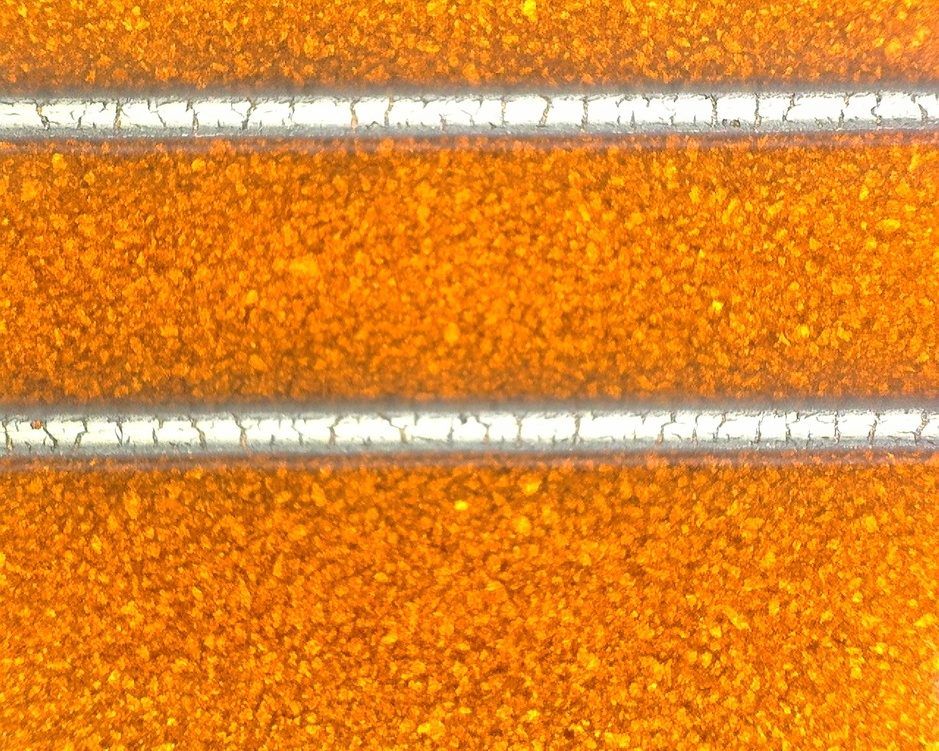
#> input picture examples/batch1.1.jpg, 939 x 751 px, shrunk from 1280 x 1024 before the run
$ python -i utils.py   (imports and definitions only)
#> lines starting #> are read from the running program, lines starting #| are printed output that depends on the picture
#> further down, picture is the input picture: PIL image 939x751 RGB; mean R, G, B 223.3, 134.2, 39.2
"""Utility functions for im2quant."""

import re
from pathlib import Path

import numpy as np
from PIL import Image
from scipy.signal import find_peaks


def crop_central_line(img: Image.Image, crop_half_frac: float = 0.20) -> Image.Image:
    """
    Auto-detect the central wire and crop around it.

    Strategy
    --------
    1. Compute row-wise mean brightness — wires appear as dark bands.
    2. Find all wire rows using peak detection on the *inverted* profile.
    3. Select the wire CLOSEST TO IMAGE CENTRE (not middle by index).
       ``wire_row = peaks[np.argmin(np.abs(peaks - h // 2))]``
       This is robust when the camera captures unequal substrate above/below.
    4. Crop ± crop_half_frac × H around the detected wire.

    Fallback
    --------
    If no peaks are found, falls back to a fixed 30/70 crop.
    """
#> called with crop_half_frac = 0.2
    img_np = np.array(img.convert("RGB"))
    h, w = img_np.shape[:2]
#> h = 751; w = 939

    row_profile = np.mean(img_np, axis=(1, 2))  # [H]
#> row_profile = 751 values, max 245.1 at index 112, min 112 at index 479, mean 132.2

    # Invert: wires are dark → peaks in inverted profile
    inv = row_profile.max() - row_profile
#> inv = 751 values, max 133.1 at index 479, min 0 at index 112, mean 112.9

    peaks, _ = find_peaks(
        inv,
        height=inv.max() * 0.30,       # at least 30 % of max dip
        distance=int(h * 0.08),        # wires at least 8 % of height apart
        prominence=8,                  # must stand out from background
    )
#> peaks = [72, 390, 479]

    if len(peaks) == 0:
        # Fallback: fixed crop (30 % top, 30 % bottom)
        y1 = int(h * 0.30)
        y2 = int(h * 0.70)
        return img.crop((0, y1, w, y2))

    # Pick the wire closest to the image centre
    img_centre = h // 2
#> img_centre = 375
    wire_row = peaks[np.argmin(np.abs(peaks - img_centre))]
#> wire_row = 390

    crop_half = int(h * crop_half_frac)
#> crop_half = 150
    y1 = max(0, wire_row - crop_half)
#> y1 = 240
    y2 = min(h, wire_row + crop_half)
#> y2 = 540
    return img.crop((0, y1, w, y2))
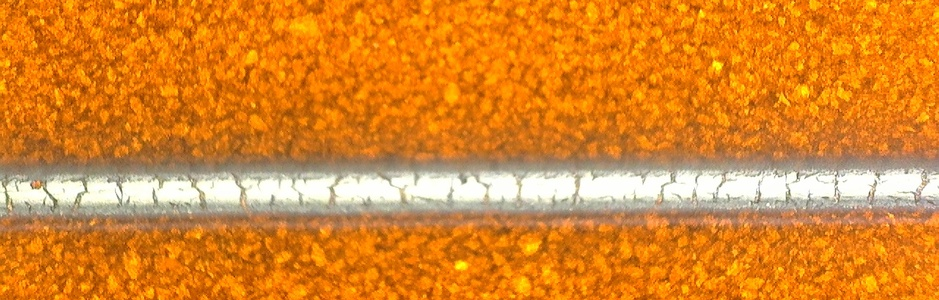
#> returned value: PIL image 939x300 RGB; mean R, G, B 218.9, 133.8, 44.6


def parse_batch_sample(filename: str):
    """
    Parse a filename like ``batch3.1.jpg`` → ``(3, 1)``.

    Returns
    -------
    (batch_id, sample_id) tuple of ints, or ``None`` if the filename does
    not match the expected pattern.
    """
    m = re.match(r"batch(\d+)\.(\d+)$", Path(filename).stem, re.IGNORECASE)
    return (int(m.group(1)), int(m.group(2))) if m else None

>>> from PIL import Image
>>> picture = Image.open('../examples/batch1.1.jpg')
>>> result = crop_central_line(picture)

$ run again, on examples/batch2.1.jpg
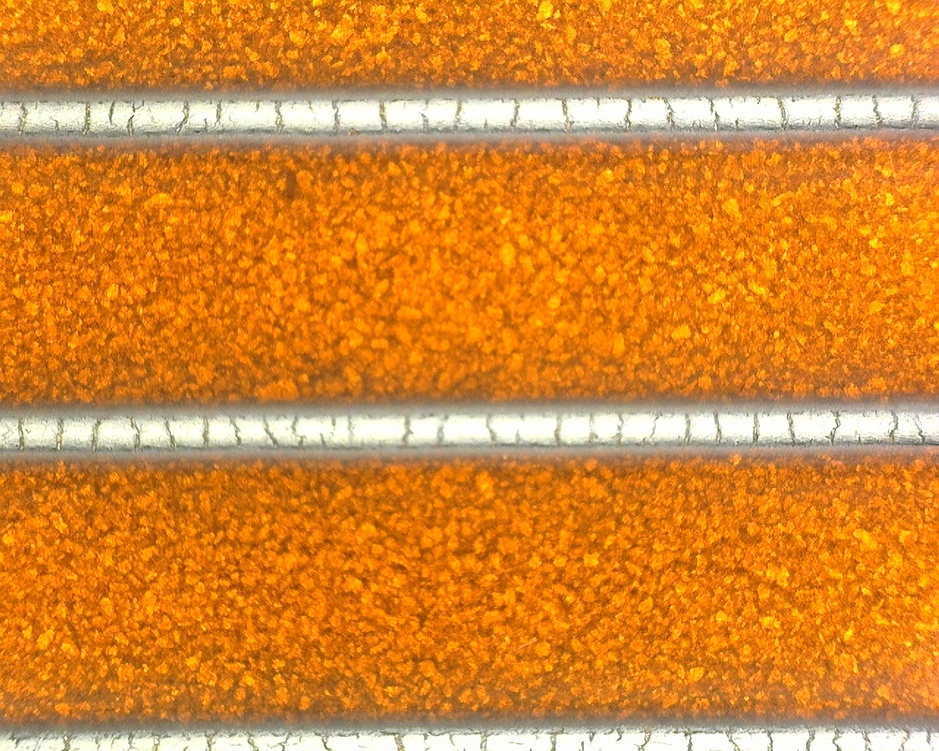
#> input picture examples/batch2.1.jpg, 939 x 751 px, shrunk from 1280 x 1024 before the run
#> picture is the input picture: PIL image 939x751 RGB; mean R, G, B 214.6, 133.7, 47.9
#> row_profile = 751 values, max 241.9 at index 113, min 106.1 at index 474, mean 132
#> inv = 751 values, max 135.8 at index 474, min 0 at index 113, mean 109.9
#> peaks = [81, 161, 392, 474, 709]
#> wire_row = 392
#> y1 = 242
#> y2 = 542
#> in crop_central_line, `return img.crop((0, y1, w, y2))`:
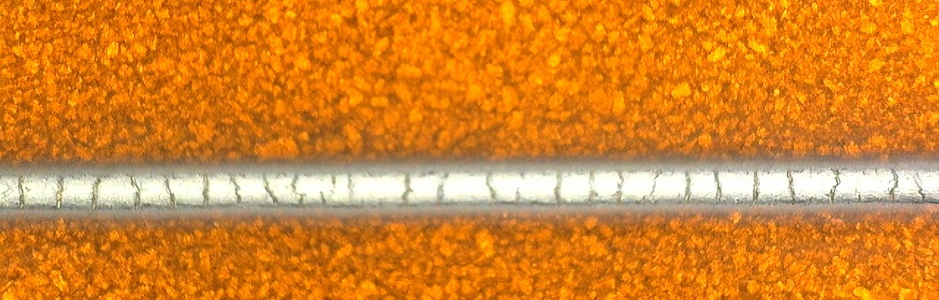
#> returned value: PIL image 939x300 RGB; mean R, G, B 213.8, 131.2, 44.2

$ run again, on examples/batch3.1.jpg
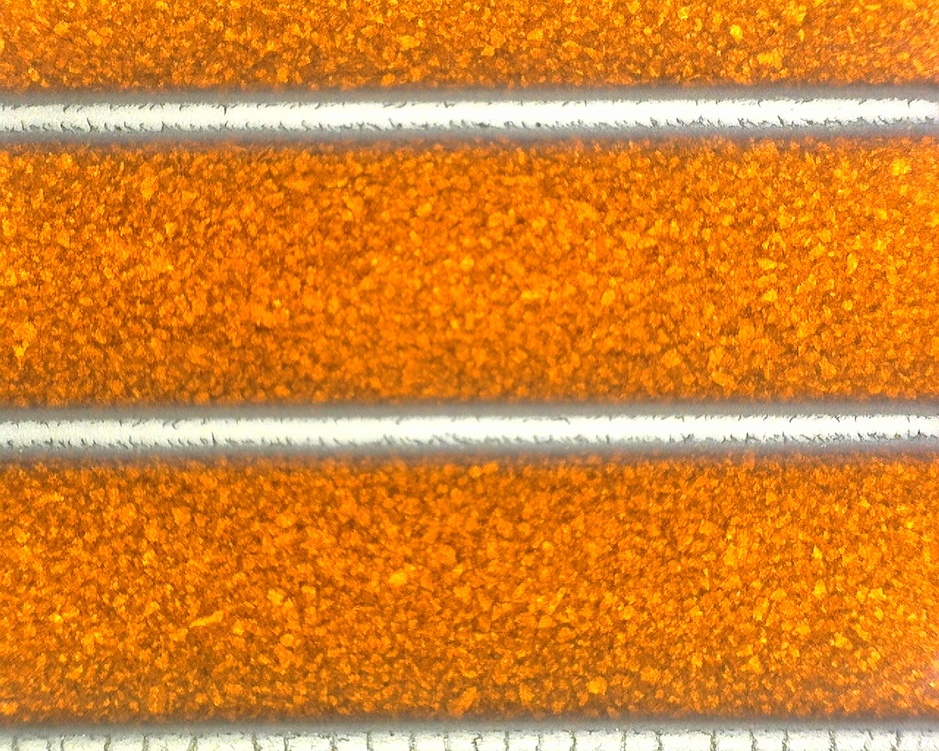
#> input picture examples/batch3.1.jpg, 939 x 751 px, shrunk from 1280 x 1024 before the run
#> picture is the input picture: PIL image 939x751 RGB; mean R, G, B 215.4, 130.3, 43.7
#> row_profile = 751 values, max 248.3 at index 115, min 108.1 at index 715, mean 129.8
#> inv = 751 values, max 140.2 at index 715, min 0 at index 115, mean 118.4
#> peaks = [73, 381, 486, 715]
#> wire_row = 381
#> y1 = 231
#> y2 = 531
#> in crop_central_line, `return img.crop((0, y1, w, y2))`:
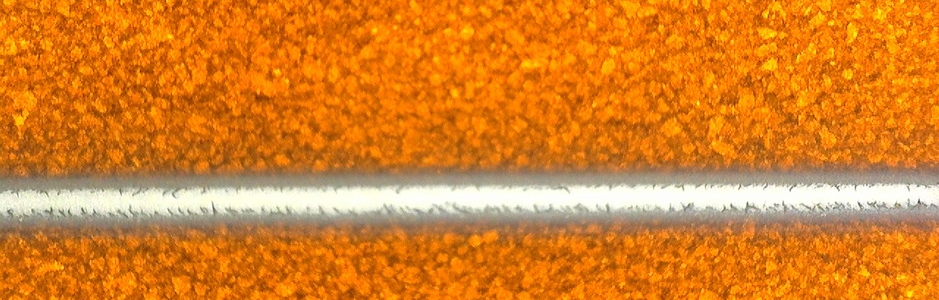
#> returned value: PIL image 939x300 RGB; mean R, G, B 216.2, 127.8, 39.9
